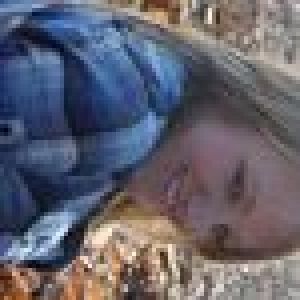
#> input picture src/database/0.jpg, 75 x 75 px (shown 4 times larger); its folder holds only this picture in this run
$ python init.py   (older library calls are emulated)
#> lines starting #> are read from the running program, lines starting #| are printed output that depends on the picture; after the words box and inside, x2 and y2 are one past the last pixel; in counts of white or black regions, pixels touching at a corner belong together
### backend/app/colordescriptor.py
import numpy as np
import cv2
import imutils

class ColorDescriptor:
    def __init__(self, bins):
#> further down, image is the input picture: shape (75, 75, 3); mean B, G, R 109.5, 97.9, 99.1
        self.bins = bins

    def describe(self, image):
        image = cv2.cvtColor(image, cv2.COLOR_BGR2HSV)
#> image: shape (75, 75, 3); mean H, S, V 87.6, 79.6, 121.8
        features = []

        (h, w) = image.shape[:2]
#> h = 75; w = 75
        (cX, cY) = (int(w * 0.5), int(h *0.5 ))
#> cX = 37; cY = 37
        segments = [(0, cX, 0, cY), (cX, w, 0, cY), (cX, w, cY, h), (0, cX, cY, h)]
        (axesX, axesY) = (int(w * 0.75) // 2, int(h * 0.75) // 2)
#> axesX = 28; axesY = 28
        ellipMask = np.zeros(image.shape[:2], dtype = "uint8")
        cv2.ellipse(ellipMask, (cX, cY), (axesX, axesY), 0, 0, 360, 255, -1)
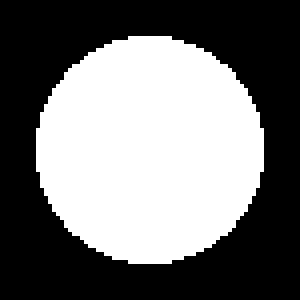
#> ellipMask: shape (75, 75) (shown 4 times larger); 45.4% white; 1 white region, box (x1, y1, x2, y2) and area: (9, 9, 66, 66) 2551

        for(startX, endX, startY, endY) in segments:
            cornerMask = np.zeros(image.shape[:2], dtype = "uint8")
            cv2.rectangle(cornerMask, (startX, startY), (endX, endY), 255, -1)
            cornerMask = cv2.subtract(cornerMask, ellipMask)

            hist = self.histogram(image, cornerMask)
            features.extend(hist)
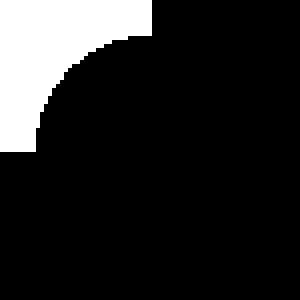
#> cornerMask: shape (75, 75) (shown 4 times larger); 13.8% white; 1 white region, box (x1, y1, x2, y2) and area: (0, 0, 38, 38) 777
#> after the loop, features = []
        hist = self.histogram(image, ellipMask)
        features.extend(hist)

        return features

    def histogram(self, image, mask):
        hist = cv2.calcHist([image], [0, 1, 2], mask, self.bins, [0, 180, 0, 256, 0, 256])

        if imutils.is_cv2():
#> (the run stopped early here; a loop or call above may not have finished)
